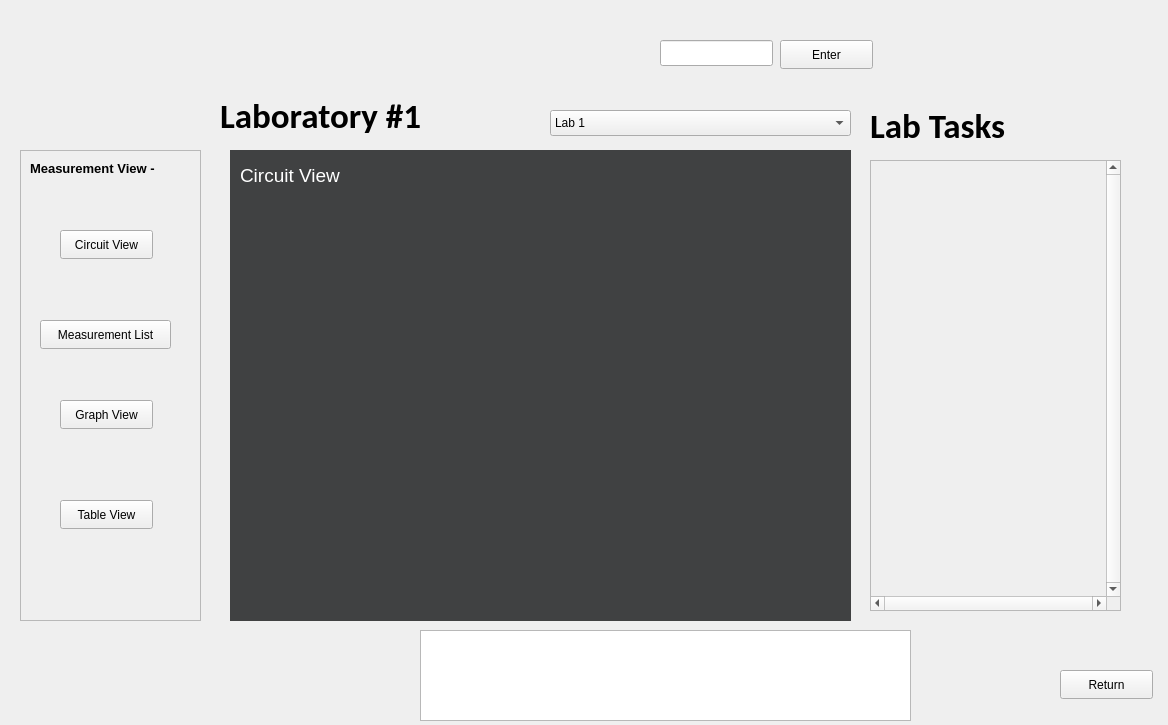
<?xml version="1.0" encoding="UTF-8"?>
<ui version="4.0">
 <class>MainWindow</class>
 <widget class="QMainWindow" name="MainWindow">
  <property name="geometry">
   <rect>
    <x>0</x>
    <y>0</y>
    <width>1168</width>
    <height>725</height>
   </rect>
  </property>
  <property name="windowTitle">
   <string>MainWindow</string>
  </property>
  <widget class="QWidget" name="centralwidget">
   <widget class="QStackedWidget" name="stackedWidget">
    <property name="geometry">
     <rect>
      <x>0</x>
      <y>0</y>
      <width>1171</width>
      <height>731</height>
     </rect>
    </property>
    <property name="currentIndex">
     <number>4</number>
    </property>
    <widget class="QWidget" name="WelcomePg">
     <widget class="QLabel" name="Welcome">
      <property name="geometry">
       <rect>
        <x>500</x>
        <y>80</y>
        <width>241</width>
        <height>91</height>
       </rect>
      </property>
      <property name="font">
       <font>
        <family>Calibri</family>
        <pointsize>36</pointsize>
        <bold>true</bold>
       </font>
      </property>
      <property name="text">
       <string>Welcome</string>
      </property>
     </widget>
     <widget class="QPushButton" name="CustomMeas">
      <property name="geometry">
       <rect>
        <x>510</x>
        <y>200</y>
        <width>181</width>
        <height>61</height>
       </rect>
      </property>
      <property name="text">
       <string>Custom Measurements</string>
      </property>
     </widget>
     <widget class="QPushButton" name="LabFiles">
      <property name="geometry">
       <rect>
        <x>510</x>
        <y>290</y>
        <width>181</width>
        <height>61</height>
       </rect>
      </property>
      <property name="text">
       <string>Laboratory Files</string>
      </property>
     </widget>
     <widget class="QPushButton" name="AddLabFile">
      <property name="geometry">
       <rect>
        <x>510</x>
        <y>380</y>
        <width>181</width>
        <height>61</height>
       </rect>
      </property>
      <property name="text">
       <string>Add/Edit Lab Files</string>
      </property>
     </widget>
     <widget class="QPushButton" name="SavedVals">
      <property name="geometry">
       <rect>
        <x>510</x>
        <y>470</y>
        <width>181</width>
        <height>61</height>
       </rect>
      </property>
      <property name="text">
       <string>Saved Values</string>
      </property>
     </widget>
    </widget>
    <widget class="QWidget" name="CustomMeasPg">
     <widget class="QPushButton" name="pushButton_2">
      <property name="geometry">
       <rect>
        <x>1050</x>
        <y>680</y>
        <width>93</width>
        <height>29</height>
       </rect>
      </property>
      <property name="text">
       <string>Return</string>
      </property>
     </widget>
     <widget class="QFrame" name="VoltageMod">
      <property name="geometry">
       <rect>
        <x>50</x>
        <y>110</y>
        <width>241</width>
        <height>481</height>
       </rect>
      </property>
      <property name="frameShape">
       <enum>QFrame::Shape::StyledPanel</enum>
      </property>
      <property name="frameShadow">
       <enum>QFrame::Shadow::Raised</enum>
      </property>
      <widget class="QLabel" name="label">
       <property name="geometry">
        <rect>
         <x>70</x>
         <y>10</y>
         <width>91</width>
         <height>31</height>
        </rect>
       </property>
       <property name="font">
        <font>
         <pointsize>14</pointsize>
         <bold>true</bold>
        </font>
       </property>
       <property name="text">
        <string>Voltage</string>
       </property>
      </widget>
      <widget class="QLCDNumber" name="V1">
       <property name="geometry">
        <rect>
         <x>150</x>
         <y>100</y>
         <width>64</width>
         <height>23</height>
        </rect>
       </property>
      </widget>
      <widget class="QLCDNumber" name="V2">
       <property name="geometry">
        <rect>
         <x>150</x>
         <y>200</y>
         <width>64</width>
         <height>23</height>
        </rect>
       </property>
      </widget>
      <widget class="QLCDNumber" name="V3">
       <property name="geometry">
        <rect>
         <x>150</x>
         <y>290</y>
         <width>64</width>
         <height>23</height>
        </rect>
       </property>
      </widget>
      <widget class="QLCDNumber" name="V4">
       <property name="geometry">
        <rect>
         <x>150</x>
         <y>390</y>
         <width>64</width>
         <height>23</height>
        </rect>
       </property>
      </widget>
      <widget class="QLabel" name="label_5">
       <property name="geometry">
        <rect>
         <x>30</x>
         <y>100</y>
         <width>91</width>
         <height>31</height>
        </rect>
       </property>
       <property name="font">
        <font>
         <pointsize>12</pointsize>
         <bold>false</bold>
        </font>
       </property>
       <property name="text">
        <string>V1 Meas - </string>
       </property>
      </widget>
      <widget class="QLabel" name="label_6">
       <property name="geometry">
        <rect>
         <x>30</x>
         <y>190</y>
         <width>91</width>
         <height>31</height>
        </rect>
       </property>
       <property name="font">
        <font>
         <pointsize>12</pointsize>
         <bold>false</bold>
        </font>
       </property>
       <property name="text">
        <string>V2 Meas - </string>
       </property>
      </widget>
      <widget class="QLabel" name="label_7">
       <property name="geometry">
        <rect>
         <x>30</x>
         <y>290</y>
         <width>91</width>
         <height>31</height>
        </rect>
       </property>
       <property name="font">
        <font>
         <pointsize>12</pointsize>
         <bold>false</bold>
        </font>
       </property>
       <property name="text">
        <string>V3 Meas - </string>
       </property>
      </widget>
      <widget class="QLabel" name="label_8">
       <property name="geometry">
        <rect>
         <x>30</x>
         <y>390</y>
         <width>91</width>
         <height>31</height>
        </rect>
       </property>
       <property name="font">
        <font>
         <pointsize>12</pointsize>
         <bold>false</bold>
        </font>
       </property>
       <property name="text">
        <string>V4 Meas - </string>
       </property>
      </widget>
     </widget>
     <widget class="QFrame" name="CurrentMod">
      <property name="geometry">
       <rect>
        <x>330</x>
        <y>110</y>
        <width>241</width>
        <height>481</height>
       </rect>
      </property>
      <property name="frameShape">
       <enum>QFrame::Shape::StyledPanel</enum>
      </property>
      <property name="frameShadow">
       <enum>QFrame::Shadow::Raised</enum>
      </property>
      <widget class="QLabel" name="label_2">
       <property name="geometry">
        <rect>
         <x>80</x>
         <y>10</y>
         <width>91</width>
         <height>31</height>
        </rect>
       </property>
       <property name="font">
        <font>
         <pointsize>14</pointsize>
         <bold>true</bold>
        </font>
       </property>
       <property name="text">
        <string>Current</string>
       </property>
      </widget>
      <widget class="QLCDNumber" name="I1">
       <property name="geometry">
        <rect>
         <x>150</x>
         <y>90</y>
         <width>64</width>
         <height>23</height>
        </rect>
       </property>
      </widget>
      <widget class="QLCDNumber" name="I2">
       <property name="geometry">
        <rect>
         <x>150</x>
         <y>200</y>
         <width>64</width>
         <height>23</height>
        </rect>
       </property>
      </widget>
      <widget class="QLCDNumber" name="I3">
       <property name="geometry">
        <rect>
         <x>150</x>
         <y>290</y>
         <width>64</width>
         <height>23</height>
        </rect>
       </property>
      </widget>
      <widget class="QLCDNumber" name="I4">
       <property name="geometry">
        <rect>
         <x>150</x>
         <y>380</y>
         <width>64</width>
         <height>23</height>
        </rect>
       </property>
      </widget>
      <widget class="QLabel" name="label_9">
       <property name="geometry">
        <rect>
         <x>30</x>
         <y>90</y>
         <width>91</width>
         <height>31</height>
        </rect>
       </property>
       <property name="font">
        <font>
         <pointsize>12</pointsize>
         <bold>false</bold>
        </font>
       </property>
       <property name="text">
        <string>I1 Meas - </string>
       </property>
      </widget>
      <widget class="QLabel" name="label_10">
       <property name="geometry">
        <rect>
         <x>30</x>
         <y>200</y>
         <width>91</width>
         <height>31</height>
        </rect>
       </property>
       <property name="font">
        <font>
         <pointsize>12</pointsize>
         <bold>false</bold>
        </font>
       </property>
       <property name="text">
        <string>I2 Meas - </string>
       </property>
      </widget>
      <widget class="QLabel" name="label_11">
       <property name="geometry">
        <rect>
         <x>30</x>
         <y>290</y>
         <width>91</width>
         <height>31</height>
        </rect>
       </property>
       <property name="font">
        <font>
         <pointsize>12</pointsize>
         <bold>false</bold>
        </font>
       </property>
       <property name="text">
        <string>I3 Meas - </string>
       </property>
      </widget>
      <widget class="QLabel" name="label_12">
       <property name="geometry">
        <rect>
         <x>30</x>
         <y>380</y>
         <width>91</width>
         <height>31</height>
        </rect>
       </property>
       <property name="font">
        <font>
         <pointsize>12</pointsize>
         <bold>false</bold>
        </font>
       </property>
       <property name="text">
        <string>I4 Meas - </string>
       </property>
      </widget>
     </widget>
     <widget class="QFrame" name="SpeedMod">
      <property name="geometry">
       <rect>
        <x>610</x>
        <y>110</y>
        <width>241</width>
        <height>211</height>
       </rect>
      </property>
      <property name="frameShape">
       <enum>QFrame::Shape::StyledPanel</enum>
      </property>
      <property name="frameShadow">
       <enum>QFrame::Shadow::Raised</enum>
      </property>
      <widget class="QLabel" name="label_3">
       <property name="geometry">
        <rect>
         <x>80</x>
         <y>10</y>
         <width>91</width>
         <height>31</height>
        </rect>
       </property>
       <property name="font">
        <font>
         <pointsize>14</pointsize>
         <bold>true</bold>
        </font>
       </property>
       <property name="text">
        <string>Speed</string>
       </property>
      </widget>
      <widget class="QLCDNumber" name="lcdNumber">
       <property name="geometry">
        <rect>
         <x>90</x>
         <y>90</y>
         <width>64</width>
         <height>23</height>
        </rect>
       </property>
      </widget>
     </widget>
     <widget class="QFrame" name="BasicIOMod">
      <property name="geometry">
       <rect>
        <x>610</x>
        <y>340</y>
        <width>241</width>
        <height>251</height>
       </rect>
      </property>
      <property name="frameShape">
       <enum>QFrame::Shape::StyledPanel</enum>
      </property>
      <property name="frameShadow">
       <enum>QFrame::Shadow::Raised</enum>
      </property>
      <widget class="QLabel" name="label_4">
       <property name="geometry">
        <rect>
         <x>70</x>
         <y>10</y>
         <width>101</width>
         <height>31</height>
        </rect>
       </property>
       <property name="font">
        <font>
         <pointsize>14</pointsize>
         <bold>true</bold>
        </font>
       </property>
       <property name="text">
        <string>Basic I/O</string>
       </property>
      </widget>
     </widget>
     <widget class="QFrame" name="Mod">
      <property name="geometry">
       <rect>
        <x>880</x>
        <y>110</y>
        <width>241</width>
        <height>481</height>
       </rect>
      </property>
      <property name="frameShape">
       <enum>QFrame::Shape::StyledPanel</enum>
      </property>
      <property name="frameShadow">
       <enum>QFrame::Shadow::Raised</enum>
      </property>
      <widget class="QLabel" name="label_15">
       <property name="geometry">
        <rect>
         <x>70</x>
         <y>10</y>
         <width>101</width>
         <height>31</height>
        </rect>
       </property>
       <property name="font">
        <font>
         <pointsize>14</pointsize>
         <bold>true</bold>
        </font>
       </property>
       <property name="text">
        <string>Module 6</string>
       </property>
      </widget>
     </widget>
    </widget>
    <widget class="QWidget" name="SavedValPg">
     <widget class="QPushButton" name="ReturnH_SPg">
      <property name="geometry">
       <rect>
        <x>1040</x>
        <y>670</y>
        <width>93</width>
        <height>29</height>
       </rect>
      </property>
      <property name="text">
       <string>Return</string>
      </property>
     </widget>
     <widget class="QTableWidget" name="SavedTable">
      <property name="geometry">
       <rect>
        <x>120</x>
        <y>130</y>
        <width>911</width>
        <height>441</height>
       </rect>
      </property>
      <row>
       <property name="text">
        <string>New Row</string>
       </property>
      </row>
      <row>
       <property name="text">
        <string>New Row</string>
       </property>
      </row>
      <row>
       <property name="text">
        <string>New Row</string>
       </property>
      </row>
      <row>
       <property name="text">
        <string>New Row</string>
       </property>
      </row>
      <row>
       <property name="text">
        <string>New Row</string>
       </property>
      </row>
      <row>
       <property name="text">
        <string>New Row</string>
       </property>
      </row>
      <row>
       <property name="text">
        <string>New Row</string>
       </property>
      </row>
      <row>
       <property name="text">
        <string>New Row</string>
       </property>
      </row>
      <row>
       <property name="text">
        <string>New Row</string>
       </property>
      </row>
      <row>
       <property name="text">
        <string>New Row</string>
       </property>
      </row>
      <row>
       <property name="text">
        <string>New Row</string>
       </property>
      </row>
      <column>
       <property name="text">
        <string>New Column</string>
       </property>
      </column>
      <column>
       <property name="text">
        <string>New Column</string>
       </property>
      </column>
      <column>
       <property name="text">
        <string>New Column</string>
       </property>
      </column>
      <column>
       <property name="text">
        <string>New Column</string>
       </property>
      </column>
      <column>
       <property name="text">
        <string>New Column</string>
       </property>
      </column>
      <column>
       <property name="text">
        <string>New Column</string>
       </property>
      </column>
      <column>
       <property name="text">
        <string>New Column</string>
       </property>
      </column>
     </widget>
     <widget class="QLabel" name="TaskList_2">
      <property name="geometry">
       <rect>
        <x>470</x>
        <y>30</y>
        <width>241</width>
        <height>91</height>
       </rect>
      </property>
      <property name="font">
       <font>
        <family>Calibri</family>
        <pointsize>26</pointsize>
        <bold>true</bold>
       </font>
      </property>
      <property name="text">
       <string>Saved Values</string>
      </property>
     </widget>
    </widget>
    <widget class="QWidget" name="AddLabPg">
     <widget class="QPushButton" name="ReturnH_LPg">
      <property name="geometry">
       <rect>
        <x>1050</x>
        <y>670</y>
        <width>93</width>
        <height>29</height>
       </rect>
      </property>
      <property name="text">
       <string>Return</string>
      </property>
     </widget>
     <widget class="QLineEdit" name="eName">
      <property name="geometry">
       <rect>
        <x>160</x>
        <y>100</y>
        <width>271</width>
        <height>26</height>
       </rect>
      </property>
     </widget>
     <widget class="QLabel" name="PageLabel">
      <property name="geometry">
       <rect>
        <x>10</x>
        <y>10</y>
        <width>361</width>
        <height>71</height>
       </rect>
      </property>
      <property name="font">
       <font>
        <pointsize>20</pointsize>
        <bold>true</bold>
       </font>
      </property>
      <property name="text">
       <string>Add Laboratory File - </string>
      </property>
     </widget>
     <widget class="QLabel" name="lName">
      <property name="geometry">
       <rect>
        <x>10</x>
        <y>100</y>
        <width>91</width>
        <height>21</height>
       </rect>
      </property>
      <property name="text">
       <string>Lab Name: </string>
      </property>
     </widget>
     <widget class="QLabel" name="lPic">
      <property name="geometry">
       <rect>
        <x>10</x>
        <y>140</y>
        <width>120</width>
        <height>20</height>
       </rect>
      </property>
      <property name="text">
       <string>Image File Name: </string>
      </property>
     </widget>
     <widget class="QLabel" name="lPic_2">
      <property name="geometry">
       <rect>
        <x>10</x>
        <y>160</y>
        <width>461</width>
        <height>20</height>
       </rect>
      </property>
      <property name="layoutDirection">
       <enum>Qt::LayoutDirection::LeftToRight</enum>
      </property>
      <property name="autoFillBackground">
       <bool>false</bool>
      </property>
      <property name="text">
       <string>[Enter the image file name followed by the extension (.jpg, .png, etc.)]</string>
      </property>
     </widget>
     <widget class="QLineEdit" name="ePic">
      <property name="geometry">
       <rect>
        <x>160</x>
        <y>130</y>
        <width>271</width>
        <height>26</height>
       </rect>
      </property>
     </widget>
     <widget class="QLabel" name="lTasks">
      <property name="geometry">
       <rect>
        <x>10</x>
        <y>200</y>
        <width>91</width>
        <height>21</height>
       </rect>
      </property>
      <property name="text">
       <string>Enter Tasks: </string>
      </property>
     </widget>
     <widget class="QTextEdit" name="eTasks">
      <property name="geometry">
       <rect>
        <x>160</x>
        <y>200</y>
        <width>911</width>
        <height>441</height>
       </rect>
      </property>
     </widget>
     <widget class="QLabel" name="lTasks_2">
      <property name="geometry">
       <rect>
        <x>10</x>
        <y>230</y>
        <width>91</width>
        <height>21</height>
       </rect>
      </property>
      <property name="text">
       <string>Format as 1. </string>
      </property>
     </widget>
     <widget class="QLabel" name="lTasks_3">
      <property name="geometry">
       <rect>
        <x>70</x>
        <y>250</y>
        <width>21</width>
        <height>21</height>
       </rect>
      </property>
      <property name="text">
       <string>2. </string>
      </property>
     </widget>
     <widget class="QLabel" name="lTasks_4">
      <property name="geometry">
       <rect>
        <x>70</x>
        <y>270</y>
        <width>21</width>
        <height>21</height>
       </rect>
      </property>
      <property name="text">
       <string>3.</string>
      </property>
     </widget>
     <widget class="QPushButton" name="ClearAll">
      <property name="geometry">
       <rect>
        <x>30</x>
        <y>670</y>
        <width>93</width>
        <height>29</height>
       </rect>
      </property>
      <property name="text">
       <string>Clear All</string>
      </property>
     </widget>
     <widget class="QPushButton" name="CreateLab">
      <property name="geometry">
       <rect>
        <x>150</x>
        <y>670</y>
        <width>141</width>
        <height>29</height>
       </rect>
      </property>
      <property name="text">
       <string>Create New Lab</string>
      </property>
     </widget>
     <widget class="QLabel" name="lTaskNum">
      <property name="geometry">
       <rect>
        <x>10</x>
        <y>330</y>
        <width>131</width>
        <height>21</height>
       </rect>
      </property>
      <property name="text">
       <string>Enter # of Tasks:</string>
      </property>
     </widget>
     <widget class="QLineEdit" name="eTaskNum">
      <property name="geometry">
       <rect>
        <x>10</x>
        <y>360</y>
        <width>121</width>
        <height>26</height>
       </rect>
      </property>
     </widget>
    </widget>
    <widget class="QWidget" name="LabViewPg">
     <widget class="QPushButton" name="ReturnHome">
      <property name="geometry">
       <rect>
        <x>1060</x>
        <y>670</y>
        <width>93</width>
        <height>29</height>
       </rect>
      </property>
      <property name="text">
       <string>Return</string>
      </property>
     </widget>
     <widget class="QScrollArea" name="scrollArea">
      <property name="geometry">
       <rect>
        <x>870</x>
        <y>160</y>
        <width>251</width>
        <height>451</height>
       </rect>
      </property>
      <property name="verticalScrollBarPolicy">
       <enum>Qt::ScrollBarPolicy::ScrollBarAlwaysOn</enum>
      </property>
      <property name="horizontalScrollBarPolicy">
       <enum>Qt::ScrollBarPolicy::ScrollBarAlwaysOn</enum>
      </property>
      <property name="widgetResizable">
       <bool>false</bool>
      </property>
      <widget class="QWidget" name="scrollAreaWidgetContents">
       <property name="geometry">
        <rect>
         <x>0</x>
         <y>0</y>
         <width>232</width>
         <height>329</height>
        </rect>
       </property>
      </widget>
     </widget>
     <widget class="QLabel" name="TaskList">
      <property name="geometry">
       <rect>
        <x>870</x>
        <y>80</y>
        <width>231</width>
        <height>91</height>
       </rect>
      </property>
      <property name="font">
       <font>
        <family>Calibri</family>
        <pointsize>26</pointsize>
        <bold>true</bold>
       </font>
      </property>
      <property name="text">
       <string>Lab Tasks</string>
      </property>
     </widget>
     <widget class="QLabel" name="LabName">
      <property name="geometry">
       <rect>
        <x>220</x>
        <y>70</y>
        <width>441</width>
        <height>91</height>
       </rect>
      </property>
      <property name="font">
       <font>
        <family>Calibri</family>
        <pointsize>26</pointsize>
        <bold>true</bold>
       </font>
      </property>
      <property name="text">
       <string>Laboratory #1</string>
      </property>
     </widget>
     <widget class="QStackedWidget" name="LabMeasView">
      <property name="geometry">
       <rect>
        <x>230</x>
        <y>150</y>
        <width>621</width>
        <height>471</height>
       </rect>
      </property>
      <property name="styleSheet">
       <string notr="true">background-color: rgb(64, 65, 66);</string>
      </property>
      <widget class="QWidget" name="page">
       <widget class="QLabel" name="label_13">
        <property name="geometry">
         <rect>
          <x>70</x>
          <y>50</y>
          <width>481</width>
          <height>331</height>
         </rect>
        </property>
        <property name="text">
         <string/>
        </property>
        <property name="pixmap">
         <pixmap>LabCircuit.png</pixmap>
        </property>
        <property name="scaledContents">
         <bool>true</bool>
        </property>
        <property name="wordWrap">
         <bool>false</bool>
        </property>
        <property name="openExternalLinks">
         <bool>false</bool>
        </property>
       </widget>
       <widget class="QLabel" name="CircuitViewLabel">
        <property name="geometry">
         <rect>
          <x>10</x>
          <y>10</y>
          <width>131</width>
          <height>31</height>
         </rect>
        </property>
        <property name="font">
         <font>
          <pointsize>14</pointsize>
         </font>
        </property>
        <property name="styleSheet">
         <string notr="true">color: rgb(255, 255, 255);</string>
        </property>
        <property name="text">
         <string>Circuit View</string>
        </property>
       </widget>
      </widget>
      <widget class="QWidget" name="page_2">
       <widget class="QLabel" name="MeasListLabel">
        <property name="geometry">
         <rect>
          <x>10</x>
          <y>10</y>
          <width>191</width>
          <height>41</height>
         </rect>
        </property>
        <property name="font">
         <font>
          <pointsize>14</pointsize>
         </font>
        </property>
        <property name="styleSheet">
         <string notr="true">color: rgb(255, 255, 255);</string>
        </property>
        <property name="text">
         <string>Measurement List</string>
        </property>
       </widget>
       <widget class="QLCDNumber" name="lcdNumber_2">
        <property name="geometry">
         <rect>
          <x>120</x>
          <y>80</y>
          <width>64</width>
          <height>23</height>
         </rect>
        </property>
       </widget>
       <widget class="QLCDNumber" name="lcdNumber_3">
        <property name="geometry">
         <rect>
          <x>120</x>
          <y>120</y>
          <width>64</width>
          <height>23</height>
         </rect>
        </property>
       </widget>
       <widget class="QLCDNumber" name="lcdNumber_4">
        <property name="geometry">
         <rect>
          <x>120</x>
          <y>160</y>
          <width>64</width>
          <height>23</height>
         </rect>
        </property>
       </widget>
       <widget class="QLCDNumber" name="lcdNumber_5">
        <property name="geometry">
         <rect>
          <x>120</x>
          <y>200</y>
          <width>64</width>
          <height>23</height>
         </rect>
        </property>
       </widget>
       <widget class="QLCDNumber" name="lcdNumber_6">
        <property name="geometry">
         <rect>
          <x>120</x>
          <y>250</y>
          <width>64</width>
          <height>23</height>
         </rect>
        </property>
       </widget>
       <widget class="QLCDNumber" name="lcdNumber_7">
        <property name="geometry">
         <rect>
          <x>120</x>
          <y>290</y>
          <width>64</width>
          <height>23</height>
         </rect>
        </property>
       </widget>
       <widget class="QLCDNumber" name="lcdNumber_8">
        <property name="geometry">
         <rect>
          <x>120</x>
          <y>330</y>
          <width>64</width>
          <height>23</height>
         </rect>
        </property>
       </widget>
       <widget class="QLCDNumber" name="lcdNumber_9">
        <property name="geometry">
         <rect>
          <x>120</x>
          <y>370</y>
          <width>64</width>
          <height>23</height>
         </rect>
        </property>
       </widget>
       <widget class="QLabel" name="L_V1">
        <property name="geometry">
         <rect>
          <x>40</x>
          <y>70</y>
          <width>51</width>
          <height>41</height>
         </rect>
        </property>
        <property name="font">
         <font>
          <pointsize>14</pointsize>
         </font>
        </property>
        <property name="styleSheet">
         <string notr="true">color: rgb(255, 255, 255);</string>
        </property>
        <property name="text">
         <string>V1 - </string>
        </property>
       </widget>
       <widget class="QLabel" name="L_V_2">
        <property name="geometry">
         <rect>
          <x>40</x>
          <y>100</y>
          <width>51</width>
          <height>41</height>
         </rect>
        </property>
        <property name="font">
         <font>
          <pointsize>14</pointsize>
         </font>
        </property>
        <property name="styleSheet">
         <string notr="true">color: rgb(255, 255, 255);</string>
        </property>
        <property name="text">
         <string>V2 - </string>
        </property>
       </widget>
       <widget class="QLabel" name="L_V_3">
        <property name="geometry">
         <rect>
          <x>40</x>
          <y>140</y>
          <width>51</width>
          <height>41</height>
         </rect>
        </property>
        <property name="font">
         <font>
          <pointsize>14</pointsize>
         </font>
        </property>
        <property name="styleSheet">
         <string notr="true">color: rgb(255, 255, 255);</string>
        </property>
        <property name="text">
         <string>V3 - </string>
        </property>
       </widget>
       <widget class="QLabel" name="L_V_4">
        <property name="geometry">
         <rect>
          <x>40</x>
          <y>190</y>
          <width>51</width>
          <height>41</height>
         </rect>
        </property>
        <property name="font">
         <font>
          <pointsize>14</pointsize>
         </font>
        </property>
        <property name="styleSheet">
         <string notr="true">color: rgb(255, 255, 255);</string>
        </property>
        <property name="text">
         <string>V4 - </string>
        </property>
       </widget>
       <widget class="QLabel" name="L_V_5">
        <property name="geometry">
         <rect>
          <x>40</x>
          <y>240</y>
          <width>51</width>
          <height>41</height>
         </rect>
        </property>
        <property name="font">
         <font>
          <pointsize>14</pointsize>
         </font>
        </property>
        <property name="styleSheet">
         <string notr="true">color: rgb(255, 255, 255);</string>
        </property>
        <property name="text">
         <string>V5 - </string>
        </property>
       </widget>
       <widget class="QLabel" name="L_V_6">
        <property name="geometry">
         <rect>
          <x>40</x>
          <y>280</y>
          <width>51</width>
          <height>41</height>
         </rect>
        </property>
        <property name="font">
         <font>
          <pointsize>14</pointsize>
         </font>
        </property>
        <property name="styleSheet">
         <string notr="true">color: rgb(255, 255, 255);</string>
        </property>
        <property name="text">
         <string>V6 - </string>
        </property>
       </widget>
       <widget class="QLabel" name="L_V_7">
        <property name="geometry">
         <rect>
          <x>40</x>
          <y>320</y>
          <width>51</width>
          <height>41</height>
         </rect>
        </property>
        <property name="font">
         <font>
          <pointsize>14</pointsize>
         </font>
        </property>
        <property name="styleSheet">
         <string notr="true">color: rgb(255, 255, 255);</string>
        </property>
        <property name="text">
         <string>V7 - </string>
        </property>
       </widget>
       <widget class="QLabel" name="L_V_8">
        <property name="geometry">
         <rect>
          <x>40</x>
          <y>360</y>
          <width>51</width>
          <height>41</height>
         </rect>
        </property>
        <property name="font">
         <font>
          <pointsize>14</pointsize>
         </font>
        </property>
        <property name="styleSheet">
         <string notr="true">color: rgb(255, 255, 255);</string>
        </property>
        <property name="text">
         <string>V8 - </string>
        </property>
       </widget>
      </widget>
      <widget class="QWidget" name="page_4">
       <widget class="QLabel" name="GraphViewLabel">
        <property name="geometry">
         <rect>
          <x>10</x>
          <y>10</y>
          <width>131</width>
          <height>31</height>
         </rect>
        </property>
        <property name="font">
         <font>
          <pointsize>14</pointsize>
         </font>
        </property>
        <property name="styleSheet">
         <string notr="true">color: rgb(255, 255, 255);</string>
        </property>
        <property name="text">
         <string>Graph View</string>
        </property>
       </widget>
      </widget>
      <widget class="QWidget" name="page_5">
       <widget class="QLabel" name="TableViewLabel">
        <property name="geometry">
         <rect>
          <x>10</x>
          <y>10</y>
          <width>131</width>
          <height>31</height>
         </rect>
        </property>
        <property name="font">
         <font>
          <pointsize>14</pointsize>
         </font>
        </property>
        <property name="styleSheet">
         <string notr="true">color: rgb(255, 255, 255);</string>
        </property>
        <property name="text">
         <string>Table View</string>
        </property>
       </widget>
      </widget>
     </widget>
     <widget class="QFrame" name="frame">
      <property name="geometry">
       <rect>
        <x>20</x>
        <y>150</y>
        <width>181</width>
        <height>471</height>
       </rect>
      </property>
      <property name="frameShape">
       <enum>QFrame::Shape::StyledPanel</enum>
      </property>
      <property name="frameShadow">
       <enum>QFrame::Shadow::Raised</enum>
      </property>
      <widget class="QLabel" name="MeasView">
       <property name="geometry">
        <rect>
         <x>10</x>
         <y>10</y>
         <width>161</width>
         <height>16</height>
        </rect>
       </property>
       <property name="font">
        <font>
         <pointsize>10</pointsize>
         <bold>true</bold>
        </font>
       </property>
       <property name="text">
        <string>Measurement View - </string>
       </property>
      </widget>
      <widget class="QPushButton" name="CircuitView">
       <property name="geometry">
        <rect>
         <x>40</x>
         <y>80</y>
         <width>93</width>
         <height>29</height>
        </rect>
       </property>
       <property name="text">
        <string>Circuit View</string>
       </property>
      </widget>
      <widget class="QPushButton" name="MeasListView">
       <property name="geometry">
        <rect>
         <x>20</x>
         <y>170</y>
         <width>131</width>
         <height>29</height>
        </rect>
       </property>
       <property name="text">
        <string>Measurement List</string>
       </property>
      </widget>
      <widget class="QPushButton" name="GraphView">
       <property name="geometry">
        <rect>
         <x>40</x>
         <y>250</y>
         <width>93</width>
         <height>29</height>
        </rect>
       </property>
       <property name="text">
        <string>Graph View</string>
       </property>
      </widget>
      <widget class="QPushButton" name="TableView">
       <property name="geometry">
        <rect>
         <x>40</x>
         <y>350</y>
         <width>93</width>
         <height>29</height>
        </rect>
       </property>
       <property name="text">
        <string>Table View</string>
       </property>
      </widget>
     </widget>
     <widget class="QComboBox" name="LabChoose">
      <property name="geometry">
       <rect>
        <x>550</x>
        <y>110</y>
        <width>301</width>
        <height>26</height>
       </rect>
      </property>
      <item>
       <property name="text">
        <string>Lab 1</string>
       </property>
      </item>
      <item>
       <property name="text">
        <string>Lab 2</string>
       </property>
      </item>
     </widget>
     <widget class="QLineEdit" name="inputFile">
      <property name="geometry">
       <rect>
        <x>660</x>
        <y>40</y>
        <width>113</width>
        <height>26</height>
       </rect>
      </property>
     </widget>
     <widget class="QPushButton" name="EnterButton">
      <property name="geometry">
       <rect>
        <x>780</x>
        <y>40</y>
        <width>93</width>
        <height>29</height>
       </rect>
      </property>
      <property name="text">
       <string>Enter</string>
      </property>
     </widget>
     <widget class="QTextBrowser" name="taskText">
      <property name="geometry">
       <rect>
        <x>420</x>
        <y>630</y>
        <width>491</width>
        <height>91</height>
       </rect>
      </property>
     </widget>
    </widget>
   </widget>
  </widget>
 </widget>
 <resources/>
 <connections/>
</ui>
